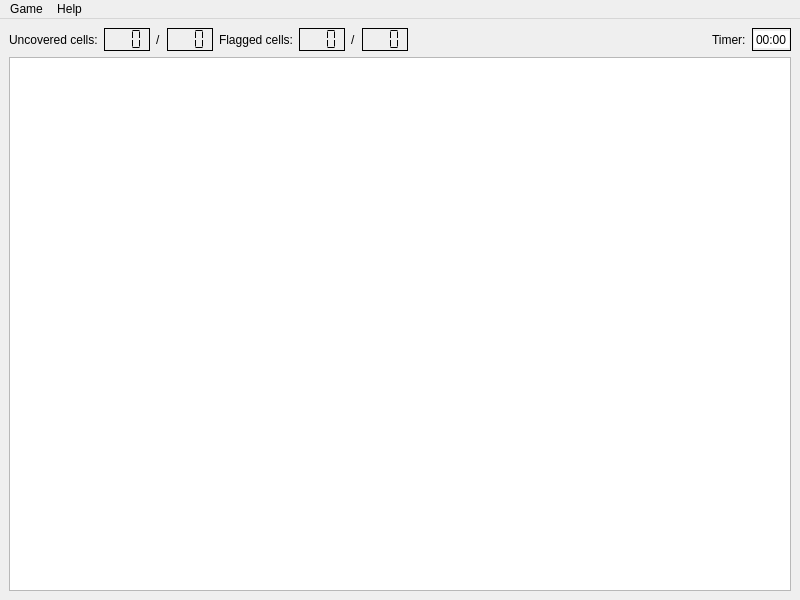
<?xml version="1.0" encoding="UTF-8"?>
<ui version="4.0">
 <class>MinesweeperWindow</class>
 <widget class="QMainWindow" name="MinesweeperWindow">
  <property name="geometry">
   <rect>
    <x>0</x>
    <y>0</y>
    <width>800</width>
    <height>600</height>
   </rect>
  </property>
  <property name="windowTitle">
   <string>MainWindow</string>
  </property>
  <widget class="QWidget" name="centralwidget">
   <layout class="QGridLayout" name="gridLayout">
    <item row="2" column="0">
     <widget class="QTableWidget" name="tableWidget">
      <property name="cursor" stdset="0">
       <cursorShape>PointingHandCursor</cursorShape>
      </property>
     </widget>
    </item>
    <item row="0" column="0">
     <layout class="QHBoxLayout" name="horizontalLayout">
      <item>
       <widget class="QLabel" name="label_cellsUncovered">
        <property name="text">
         <string>Uncovered cells:</string>
        </property>
       </widget>
      </item>
      <item>
       <widget class="QLCDNumber" name="lcdNumber_cellsUncovered">
        <property name="frameShadow">
         <enum>QFrame::Shadow::Plain</enum>
        </property>
        <property name="digitCount">
         <number>3</number>
        </property>
        <property name="segmentStyle">
         <enum>QLCDNumber::SegmentStyle::Flat</enum>
        </property>
       </widget>
      </item>
      <item>
       <widget class="QLabel" name="label_1">
        <property name="text">
         <string>/</string>
        </property>
       </widget>
      </item>
      <item>
       <widget class="QLCDNumber" name="lcdNumber_cellsNotMined">
        <property name="frameShadow">
         <enum>QFrame::Shadow::Plain</enum>
        </property>
        <property name="digitCount">
         <number>3</number>
        </property>
        <property name="segmentStyle">
         <enum>QLCDNumber::SegmentStyle::Flat</enum>
        </property>
       </widget>
      </item>
      <item>
       <widget class="QLabel" name="label_cellsFlagged">
        <property name="text">
         <string>Flagged cells:</string>
        </property>
       </widget>
      </item>
      <item>
       <widget class="QLCDNumber" name="lcdNumber_cellsFlagged">
        <property name="frameShadow">
         <enum>QFrame::Shadow::Plain</enum>
        </property>
        <property name="digitCount">
         <number>3</number>
        </property>
        <property name="segmentStyle">
         <enum>QLCDNumber::SegmentStyle::Flat</enum>
        </property>
       </widget>
      </item>
      <item>
       <widget class="QLabel" name="label_2">
        <property name="text">
         <string>/</string>
        </property>
       </widget>
      </item>
      <item>
       <widget class="QLCDNumber" name="lcdNumber_cellsMined">
        <property name="frameShadow">
         <enum>QFrame::Shadow::Plain</enum>
        </property>
        <property name="digitCount">
         <number>3</number>
        </property>
        <property name="segmentStyle">
         <enum>QLCDNumber::SegmentStyle::Flat</enum>
        </property>
       </widget>
      </item>
      <item>
       <spacer name="horizontalSpacer">
        <property name="orientation">
         <enum>Qt::Orientation::Horizontal</enum>
        </property>
        <property name="sizeHint" stdset="0">
         <size>
          <width>40</width>
          <height>20</height>
         </size>
        </property>
       </spacer>
      </item>
      <item>
       <widget class="QLabel" name="label_timer">
        <property name="text">
         <string>Timer:</string>
        </property>
       </widget>
      </item>
      <item>
       <widget class="QFrame" name="frame_timer">
        <property name="frameShape">
         <enum>QFrame::Shape::Box</enum>
        </property>
        <property name="frameShadow">
         <enum>QFrame::Shadow::Plain</enum>
        </property>
        <layout class="QVBoxLayout" name="verticalLayout_2">
         <property name="leftMargin">
          <number>1</number>
         </property>
         <property name="topMargin">
          <number>1</number>
         </property>
         <property name="rightMargin">
          <number>1</number>
         </property>
         <property name="bottomMargin">
          <number>1</number>
         </property>
         <item>
          <widget class="QTimeEdit" name="timeEdit_timer">
           <property name="focusPolicy">
            <enum>Qt::FocusPolicy::NoFocus</enum>
           </property>
           <property name="contextMenuPolicy">
            <enum>Qt::ContextMenuPolicy::NoContextMenu</enum>
           </property>
           <property name="frame">
            <bool>false</bool>
           </property>
           <property name="readOnly">
            <bool>true</bool>
           </property>
           <property name="buttonSymbols">
            <enum>QAbstractSpinBox::ButtonSymbols::NoButtons</enum>
           </property>
           <property name="displayFormat">
            <string>mm:ss</string>
           </property>
          </widget>
         </item>
        </layout>
       </widget>
      </item>
     </layout>
    </item>
   </layout>
  </widget>
  <widget class="QMenuBar" name="menubar">
   <property name="geometry">
    <rect>
     <x>0</x>
     <y>0</y>
     <width>800</width>
     <height>22</height>
    </rect>
   </property>
   <widget class="QMenu" name="menu_settings">
    <property name="title">
     <string>Game</string>
    </property>
    <addaction name="action_restartGame"/>
    <addaction name="separator"/>
    <addaction name="action_settings"/>
   </widget>
   <widget class="QMenu" name="menu_help">
    <property name="title">
     <string>Help</string>
    </property>
    <addaction name="action_aboutProgram"/>
   </widget>
   <addaction name="menu_settings"/>
   <addaction name="menu_help"/>
  </widget>
  <action name="action_restartGame">
   <property name="text">
    <string>Restart game</string>
   </property>
  </action>
  <action name="action_settings">
   <property name="text">
    <string>Settings</string>
   </property>
  </action>
  <action name="action_aboutProgram">
   <property name="text">
    <string>About program</string>
   </property>
  </action>
 </widget>
 <tabstops>
  <tabstop>tableWidget</tabstop>
 </tabstops>
 <resources/>
 <connections/>
</ui>
